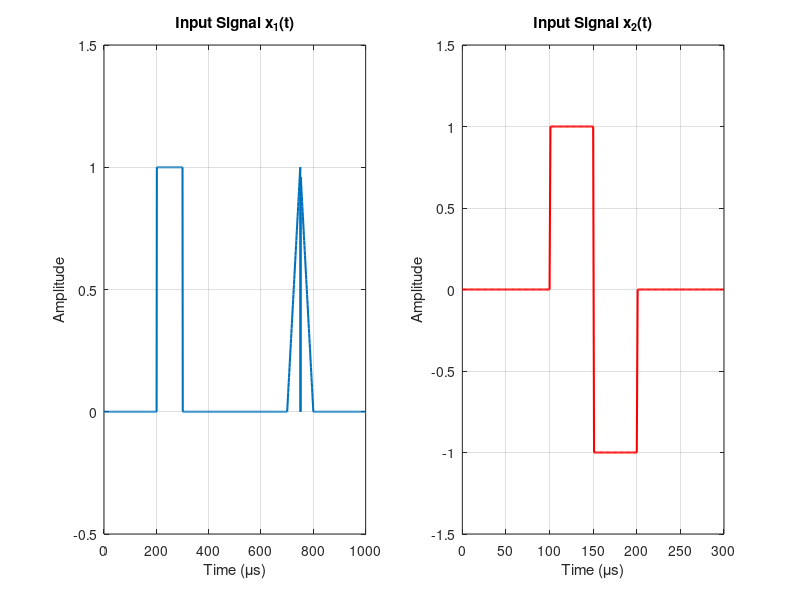

This figure's MATLAB source: (Note: this script raises an error after producing the figure.)
% DSP_HW2_Main, 모두 초기화하고 시작
clear; clc; close all;

%% 1. 신호 생성, Sampling Rate: 1MHz
fs = 1e6;           % 샘플링 주파수
ts = 1/fs;          % 주기: 1us

% x1(t), (0 ~ 1000us)
t1 = 0 : ts : 1000e-6; 
x1 = zeros(1, length(t1));

% x1(t)에 조건 대입
x1(t1 >= 201e-6 & t1 <= 300e-6) = 1;
idx_tri1 = (t1 >= 701e-6 & t1 <= 750e-6);
x1(idx_tri1) = 2e4 * (t1(idx_tri1) - 750e-6) + 1;
idx_tri2 = (t1 >= 751e-6 & t1 <= 800e-6);
x1(idx_tri2) = -2e4 * (t1(idx_tri2) - 750e-6) + 1;

% x2(t), (0 ~ 300us 구간)
t2 = 0 : ts : 300e-6;
x2 = zeros(1, length(t2));

% x2(t)에 조건 대입
x2(t2 >= 100e-6 & t2 <= 150e-6) = 1;
x2(t2 > 150e-6 & t2 <= 200e-6) = -1; 

%% 2. Test Input Plot
figure('Position', [100, 500, 800, 300]);
subplot(1,2,1); %왼쪽 위치
plot(t1*1e6, x1, 'LineWidth', 1.5);
title('Input Signal x_1(t)'); xlabel('Time (\mus)'); ylabel('Amplitude'); %가로축 시간 세로축 진폭
grid on; axis tight; ylim([-0.5 1.5]);

subplot(1,2,2);
plot(t2*1e6, x2, 'LineWidth', 1.5, 'Color', 'r');
title('Input Signal x_2(t)'); xlabel('Time (\mus)'); ylabel('Amplitude'); %가로축 시간 세로축 진폭
grid on; axis tight; ylim([-1.5 1.5]);

%% Convolution 실행, 비교
% 직접 만든 함수(full, same)_custom
y_full_custom = dsp32221004_conv_full(x1, x2);
y_same_custom = dsp32221004_conv_same(x1, x2);

% MATLAB 내장(library) 함수
y_full_lib = conv(x1, x2, 'full');
y_same_lib = conv(x1, x2, 'same');

% 시간 축 생성
t_full = 0 : ts : (length(y_full_custom)-1)*ts;
t_same = t1; 

%% 결과 출력, 비교
figure('Position', [100, 100, 800, 600]);

% Full Convolution 비교
subplot(2,2,1); % 좌상단 위치
plot(t_full*1e6, y_full_custom, 'b', 'LineWidth', 2);
title('Custom: conv\_full'); xlabel('Time (\mus)'); ylabel('Amplitude'); %가로축 시간 세로축 진폭
grid on; axis tight;

subplot(2,2,2);
plot(t_full*1e6, y_full_lib, 'r--', 'LineWidth', 2);
title('Library: conv(x1, x2, ''full'')'); xlabel('Time (\mus)'); ylabel('Amplitude'); 
grid on; axis tight;

% Same Convolution 비교
subplot(2,2,3);
plot(t_same*1e6, y_same_custom, 'b', 'LineWidth', 2);
title('Custom: conv\_same'); xlabel('Time (\mus)'); ylabel('Amplitude'); 
grid on; axis tight;

subplot(2,2,4);
plot(t_same*1e6, y_same_lib, 'r--', 'LineWidth', 2);
title('Library: conv(x1, x2, ''same'')'); xlabel('Time (\mus)'); ylabel('Amplitude'); 
grid on; axis tight;

% 오차율 계산
error_full = sum(abs(y_full_custom - y_full_lib));
error_same = sum(abs(y_same_custom - y_same_lib));
fprintf('Full Convolution 에러 합: %e\n', error_full);
fprintf('Same Convolution 에러 합: %e\n', error_same);
